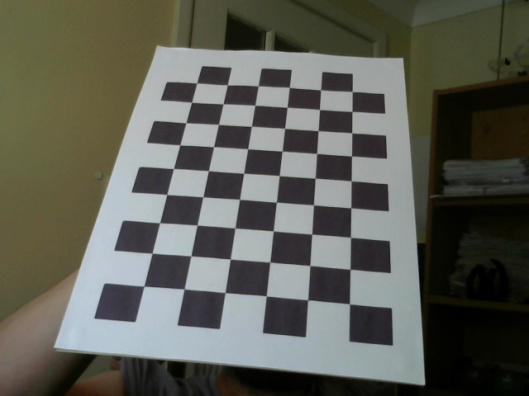
#> input picture hw2/images/cameracalibrationandposeestimation_sample.jpg, 529 x 396 px; its folder holds only this picture in this run
$ jupyter execute hw2.ipynb
#> lines starting #> are read from the running program, lines starting #| are printed output that depends on the picture; after the words box and inside, x2 and y2 are one past the last pixel; in counts of white or black regions, pixels touching at a corner belong together; long printed decimals are rounded
# Camera Calibration in Practice

[cell 1]
import matplotlib.pyplot as plt
import os

[cell 2]
import cv2
import numpy as np
import os
import glob

# Defining the dimensions of checkerboard
CHECKERBOARD = (6,9)
criteria = (cv2.TERM_CRITERIA_EPS + cv2.TERM_CRITERIA_MAX_ITER, 30, 0.001)

# Creating vector to store vectors of 3D points for each checkerboard image
objpoints = []
# Creating vector to store vectors of 2D points for each checkerboard image
imgpoints = []


# Defining the world coordinates for 3D points
objp = np.zeros((1, CHECKERBOARD[0] * CHECKERBOARD[1], 3), np.float32)
objp[0,:,:2] = np.mgrid[0:CHECKERBOARD[0], 0:CHECKERBOARD[1]].T.reshape(-1, 2)
prev_img_shape = None

# Extracting path of individual image stored in a given directory
images = glob.glob('./images/*.jpg')
for fname in images:
    img = cv2.imread(fname)
#> img is the input picture: shape (396, 529, 3); mean B, G, R 84.6, 93.6, 92.6
    gray = cv2.cvtColor(img,cv2.COLOR_BGR2GRAY)
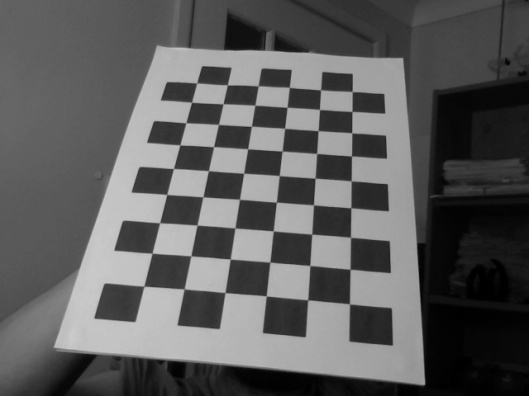
#> gray: shape (396, 529); min 0, max 204, mean 92.3
    # Find the chess board corners
    # If desired number of corners are found in the image then ret = true
    ret, corners = cv2.findChessboardCorners(gray, CHECKERBOARD, cv2.CALIB_CB_ADAPTIVE_THRESH + cv2.CALIB_CB_FAST_CHECK + cv2.CALIB_CB_NORMALIZE_IMAGE)
#> ret = True; corners = 54 rows, first 8: [349.5, 304], [307.6, 299.8], [266.4, 296], [225.1, 292.5], [184.2, 288.9], [144, 286.2], [350.1, 269.4], [309.7, 265.5]

    """
    If desired number of corner are detected,
    we refine the pixel coordinates and display
    them on the images of checker board
    """
    if ret == True:
        objpoints.append(objp)
        # refining pixel coordinates for given 2d points.
        corners2 = cv2.cornerSubPix(gray, corners, (11,11),(-1,-1), criteria)
#> corners2 = 54 rows, first 8: [349.5, 303.9], [307.7, 299.7], [266.3, 295.9], [225, 292.6], [184.1, 288.9], [143.9, 286.2], [350.1, 269.3], [309.8, 265.5]

        imgpoints.append(corners2)

        # Draw and display the corners
        img = cv2.drawChessboardCorners(img, CHECKERBOARD, corners2, ret)
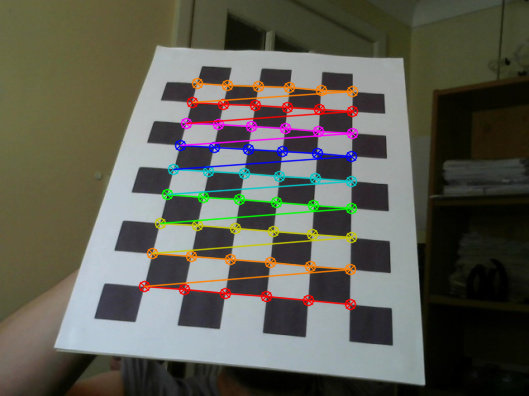
#> img: shape (396, 529, 3); 6.28% of pixels changed, all inside (x1, y1, x2, y2) = (138, 77, 359, 311)

    img = cv2.cvtColor(img, cv2.COLOR_BGR2RGB)
    plt.imshow(img)
    plt.axis('off')
    try:
        plt.savefig('output/calibration.jpg')
    except:
        os.mkdir('output')
        plt.savefig('output/calibration.jpg')
    cv2.waitKey(0)

cv2.destroyAllWindows()

h,w = img.shape[:2]
#> h = 396; w = 529

"""
Performing camera calibration by
passing the value of known 3D points (objpoints)
and corresponding pixel coordinates of the
detected corners (imgpoints)
"""
ret, mtx, dist, rvecs, tvecs = cv2.calibrateCamera(objpoints, imgpoints, gray.shape[::-1], None, None)
#> ret = 0.204; mtx = [[186.1, 0, 261.2], [0, 138.5, 192.5], [0, 0, 1]]; dist = [[0.00963, -0.0415, 0.0189, 0.000732, 0.0325]]; rvecs = ([-0.0191, -0.225, -3.04],); tvecs = ([2.1, 3.49, 4.55],)

print("Camera matrix : \n")
print(mtx)
#| [[186.060   0.         261.217]
#|  [  0.         138.517 192.539 ]
#|  [  0.           0.           1.        ]]
print("dist : \n")
print(dist)
#| [[ 0.00963 -0.0415  0.01891   0.0007323  0.03254]]
print("rvecs : \n")
print(rvecs)
#| (array([[-0.01907 ],
#|        [-0.2253],
#|        [-3.036]]),)
print("tvecs : \n")
print(tvecs)
#| (array([[2.104],
#|        [3.487],
#|        [4.550]]),)
